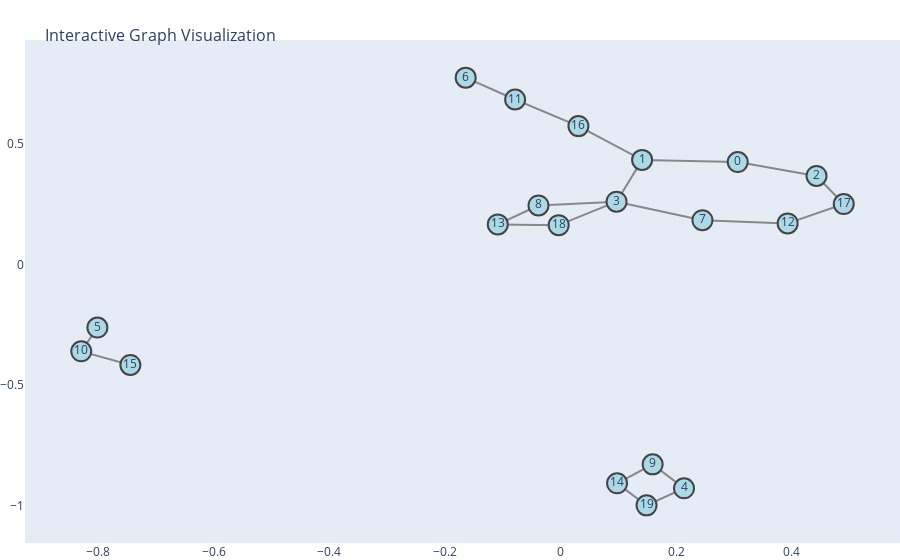

Notebook cell for this chart:
### Code cell
import networkx as nx
import plotly.graph_objs as go

def read_graph_from_file(file_path):
    with open(file_path, 'r') as f:
        n, m = map(int, f.readline().strip().split())  # Use strip() to remove any leading/trailing whitespace
        G = nx.Graph()
        
        for i in range(n):
            G.add_node(i, label=f'Node {i}')
        
        edge_count = 0  # Keep track of edges added
        for line in f:
            if line.strip():  # Check if the line is not empty
                start, end = map(int, line.strip().split())
                G.add_edge(start, end)
                edge_count += 1
                if edge_count >= m:  # Stop if we've read the expected number of edges
                    break
    
    return G

def create_plotly_graph(G):
    pos = nx.spring_layout(G)
    edge_trace = []
    node_trace = []

    for edge in G.edges():
        x0, y0 = pos[edge[0]]
        x1, y1 = pos[edge[1]]
        edge_trace.append(go.Scatter(
            x=[x0, x1, None], 
            y=[y0, y1, None],
            line=dict(width=2, color='#888'),
            hoverinfo='none',
            mode='lines'))

    for node in G.nodes():
        x, y = pos[node]
        node_trace.append(go.Scatter(
            x=[x],
            y=[y],
            text=[str(node)],  # Node number inside the node
            mode='markers+text',
            hoverinfo='text',
            textposition='middle center',  # Center the node label
            marker=dict(
                size=20,
                color='lightblue',
                line_width=2)))

    fig = go.Figure(data=edge_trace + node_trace,
                    layout=go.Layout(
                        title='<br>Interactive Graph Visualization',
                        titlefont_size=16,
                        showlegend=False,
                        hovermode='closest', 
                        margin=dict(b=0, l=0, r=0, t=40),
                        xaxis=dict(showgrid=False, zeroline=False),
                        yaxis=dict(showgrid=False, zeroline=False)))
    
    fig.show()

# Example usage
G = read_graph_from_file('graph_input.txt')
create_plotly_graph(G)

### Figure 1 — Plotly figure (JSON) as saved in the notebook; plotly's stock layout.template omitted (floating-point values rounded to 4 significant figures)
{"data": [{"hoverinfo": "none", "line": {"color": "#888", "width": 2}, "mode": "lines", "type": "scatter", "x": [0.3065, 0.1411, null], "y": [0.4256, 0.4345, null]}, {"hoverinfo": "none", "line": {"color": "#888", "width": 2}, "mode": "lines", "type": "scatter", "x": [0.3065, 0.4429, null], "y": [0.4256, 0.3678, null]}, {"hoverinfo": "none", "line": {"color": "#888", "width": 2}, "mode": "lines", "type": "scatter", "x": [0.1411, 0.09697, null], "y": [0.4345, 0.2609, null]}, {"hoverinfo": "none", "line": {"color": "#888", "width": 2}, "mode": "lines", "type": "scatter", "x": [0.1411, 0.03099, null], "y": [0.4345, 0.5749, null]}, {"hoverinfo": "none", "line": {"color": "#888", "width": 2}, "mode": "lines", "type": "scatter", "x": [0.4429, 0.49, null], "y": [0.3678, 0.2511, null]}, {"hoverinfo": "none", "line": {"color": "#888", "width": 2}, "mode": "lines", "type": "scatter", "x": [0.09697, 0.2455, null], "y": [0.2609, 0.1841, null]}, {"hoverinfo": "none", "line": {"color": "#888", "width": 2}, "mode": "lines", "type": "scatter", "x": [0.09697, -0.03812, null], "y": [0.2609, 0.2452, null]}, {"hoverinfo": "none", "line": {"color": "#888", "width": 2}, "mode": "lines", "type": "scatter", "x": [0.09697, -0.003161, null], "y": [0.2609, 0.1636, null]}, {"hoverinfo": "none", "line": {"color": "#888", "width": 2}, "mode": "lines", "type": "scatter", "x": [0.2137, 0.1594, null], "y": [-0.9291, -0.8298, null]}, {"hoverinfo": "none", "line": {"color": "#888", "width": 2}, "mode": "lines", "type": "scatter", "x": [0.2137, 0.1488, null], "y": [-0.9291, -1.0, null]}, {"hoverinfo": "none", "line": {"color": "#888", "width": 2}, "mode": "lines", "type": "scatter", "x": [-0.8011, -0.8291, null], "y": [-0.2616, -0.3605, null]}, {"hoverinfo": "none", "line": {"color": "#888", "width": 2}, "mode": "lines", "type": "scatter", "x": [-0.164, -0.07854, null], "y": [0.776, 0.6853, null]}, {"hoverinfo": "none", "line": {"color": "#888", "width": 2}, "mode": "lines", "type": "scatter", "x": [0.2455, 0.3929, null], "y": [0.1841, 0.1708, null]}, {"hoverinfo": "none", "line": {"color": "#888", "width": 2}, "mode": "lines", "type": "scatter", "x": [-0.03812, -0.1085, null], "y": [0.2452, 0.1667, null]}, {"hoverinfo": "none", "line": {"color": "#888", "width": 2}, "mode": "lines", "type": "scatter", "x": [0.1594, 0.09783, null], "y": [-0.8298, -0.9086, null]}, {"hoverinfo": "none", "line": {"color": "#888", "width": 2}, "mode": "lines", "type": "scatter", "x": [-0.8291, -0.7441, null], "y": [-0.3605, -0.4169, null]}, {"hoverinfo": "none", "line": {"color": "#888", "width": 2}, "mode": "lines", "type": "scatter", "x": [-0.07854, 0.03099, null], "y": [0.6853, 0.5749, null]}, {"hoverinfo": "none", "line": {"color": "#888", "width": 2}, "mode": "lines", "type": "scatter", "x": [0.3929, 0.49, null], "y": [0.1708, 0.2511, null]}, {"hoverinfo": "none", "line": {"color": "#888", "width": 2}, "mode": "lines", "type": "scatter", "x": [-0.1085, -0.003161, null], "y": [0.1667, 0.1636, null]}, {"hoverinfo": "none", "line": {"color": "#888", "width": 2}, "mode": "lines", "type": "scatter", "x": [0.09783, 0.1488, null], "y": [-0.9086, -1.0, null]}, {"hoverinfo": "text", "marker": {"color": "lightblue", "line": {"width": 2}, "size": 20}, "mode": "markers+text", "text": ["0"], "textposition": "middle center", "type": "scatter", "x": [0.3065], "y": [0.4256]}, {"hoverinfo": "text", "marker": {"color": "lightblue", "line": {"width": 2}, "size": 20}, "mode": "markers+text", "text": ["1"], "textposition": "middle center", "type": "scatter", "x": [0.1411], "y": [0.4345]}, {"hoverinfo": "text", "marker": {"color": "lightblue", "line": {"width": 2}, "size": 20}, "mode": "markers+text", "text": ["2"], "textposition": "middle center", "type": "scatter", "x": [0.4429], "y": [0.3678]}, {"hoverinfo": "text", "marker": {"color": "lightblue", "line": {"width": 2}, "size": 20}, "mode": "markers+text", "text": ["3"], "textposition": "middle center", "type": "scatter", "x": [0.09697], "y": [0.2609]}, {"hoverinfo": "text", "marker": {"color": "lightblue", "line": {"width": 2}, "size": 20}, "mode": "markers+text", "text": ["4"], "textposition": "middle center", "type": "scatter", "x": [0.2137], "y": [-0.9291]}, {"hoverinfo": "text", "marker": {"color": "lightblue", "line": {"width": 2}, "size": 20}, "mode": "markers+text", "text": ["5"], "textposition": "middle center", "type": "scatter", "x": [-0.8011], "y": [-0.2616]}, {"hoverinfo": "text", "marker": {"color": "lightblue", "line": {"width": 2}, "size": 20}, "mode": "markers+text", "text": ["6"], "textposition": "middle center", "type": "scatter", "x": [-0.164], "y": [0.776]}, {"hoverinfo": "text", "marker": {"color": "lightblue", "line": {"width": 2}, "size": 20}, "mode": "markers+text", "text": ["7"], "textposition": "middle center", "type": "scatter", "x": [0.2455], "y": [0.1841]}, {"hoverinfo": "text", "marker": {"color": "lightblue", "line": {"width": 2}, "size": 20}, "mode": "markers+text", "text": ["8"], "textposition": "middle center", "type": "scatter", "x": [-0.03812], "y": [0.2452]}, {"hoverinfo": "text", "marker": {"color": "lightblue", "line": {"width": 2}, "size": 20}, "mode": "markers+text", "text": ["9"], "textposition": "middle center", "type": "scatter", "x": [0.1594], "y": [-0.8298]}, {"hoverinfo": "text", "marker": {"color": "lightblue", "line": {"width": 2}, "size": 20}, "mode": "markers+text", "text": ["10"], "textposition": "middle center", "type": "scatter", "x": [-0.8291], "y": [-0.3605]}, {"hoverinfo": "text", "marker": {"color": "lightblue", "line": {"width": 2}, "size": 20}, "mode": "markers+text", "text": ["11"], "textposition": "middle center", "type": "scatter", "x": [-0.07854], "y": [0.6853]}, {"hoverinfo": "text", "marker": {"color": "lightblue", "line": {"width": 2}, "size": 20}, "mode": "markers+text", "text": ["12"], "textposition": "middle center", "type": "scatter", "x": [0.3929], "y": [0.1708]}, {"hoverinfo": "text", "marker": {"color": "lightblue", "line": {"width": 2}, "size": 20}, "mode": "markers+text", "text": ["13"], "textposition": "middle center", "type": "scatter", "x": [-0.1085], "y": [0.1667]}, {"hoverinfo": "text", "marker": {"color": "lightblue", "line": {"width": 2}, "size": 20}, "mode": "markers+text", "text": ["14"], "textposition": "middle center", "type": "scatter", "x": [0.09783], "y": [-0.9086]}, {"hoverinfo": "text", "marker": {"color": "lightblue", "line": {"width": 2}, "size": 20}, "mode": "markers+text", "text": ["15"], "textposition": "middle center", "type": "scatter", "x": [-0.7441], "y": [-0.4169]}, {"hoverinfo": "text", "marker": {"color": "lightblue", "line": {"width": 2}, "size": 20}, "mode": "markers+text", "text": ["16"], "textposition": "middle center", "type": "scatter", "x": [0.03099], "y": [0.5749]}, {"hoverinfo": "text", "marker": {"color": "lightblue", "line": {"width": 2}, "size": 20}, "mode": "markers+text", "text": ["17"], "textposition": "middle center", "type": "scatter", "x": [0.49], "y": [0.2511]}, {"hoverinfo": "text", "marker": {"color": "lightblue", "line": {"width": 2}, "size": 20}, "mode": "markers+text", "text": ["18"], "textposition": "middle center", "type": "scatter", "x": [-0.003161], "y": [0.1636]}, {"hoverinfo": "text", "marker": {"color": "lightblue", "line": {"width": 2}, "size": 20}, "mode": "markers+text", "text": ["19"], "textposition": "middle center", "type": "scatter", "x": [0.1488], "y": [-1.0]}], "layout": {"hovermode": "closest", "margin": {"b": 0, "l": 0, "r": 0, "t": 40}, "showlegend": false, "title": {"font": {"size": 16}, "text": "<br>Interactive Graph Visualization"}, "xaxis": {"showgrid": false, "zeroline": false}, "yaxis": {"showgrid": false, "zeroline": false}}}
